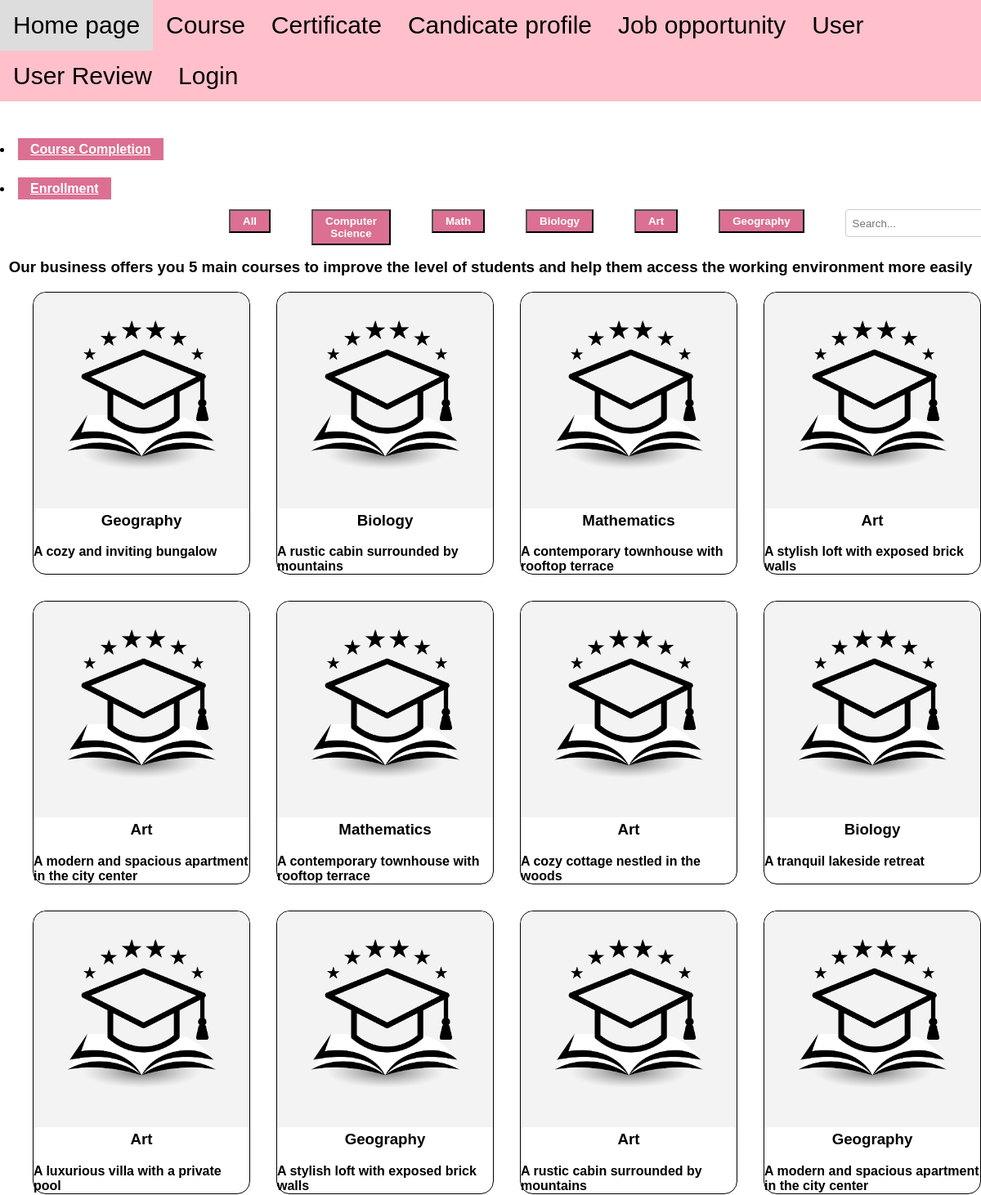
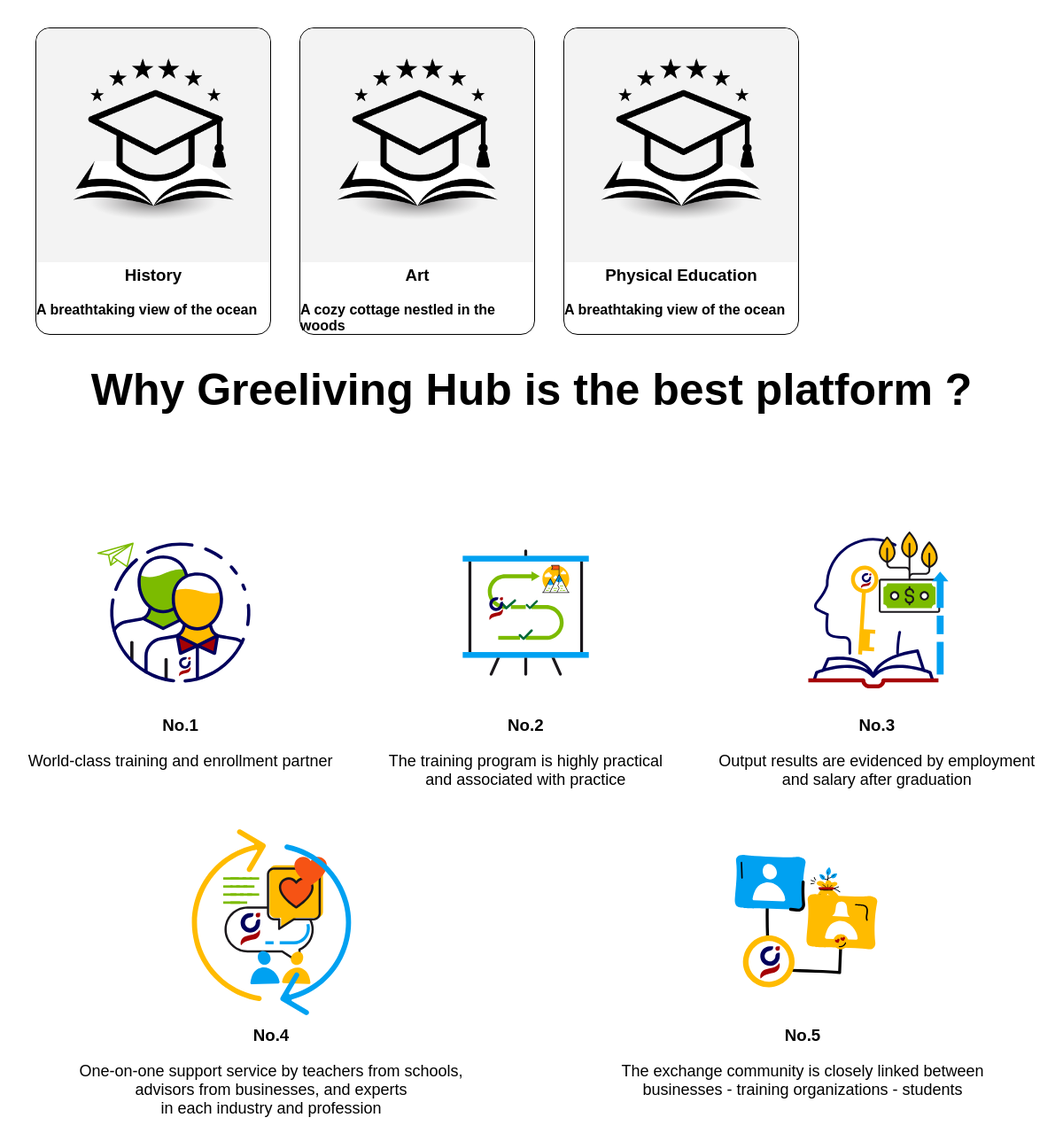
Screenshot of /page/course.php with the database file from the repository (2 pictures, top to bottom).
### tables this page shows
CREATE TABLE `courses` (
  `course_id` int(11) NOT NULL,
  `course_name` varchar(255) NOT NULL,
  `description` text DEFAULT NULL,
  `duration` int(11) DEFAULT NULL,
  `certification_type` varchar(50) DEFAULT NULL,
  `instructor_id` int(11) DEFAULT NULL,
  `price` decimal(10,2) DEFAULT NULL,
  `start_date` date DEFAULT NULL
);

### page/course.php (the view, shortened to what this page needs)
<?php
  include_once('../includes/dbConnect.php');
  if ($_SERVER["REQUEST_METHOD"] == "GET") {
    if (isset($_GET["courseName"]) && $_GET["courseName"] !== "All") {
      $courseName = $_GET["courseName"];
      $sql = "SELECT * FROM courses WHERE course_name = '$courseName'";
    } elseif (isset($_GET["search"]) && !empty($_GET["search"])) {
      $search = $_GET["search"];
      $sql = "SELECT * FROM courses WHERE course_name LIKE '%$search%'";
    } else {
      $sql = "SELECT * FROM courses LIMIT 15";
    }
  }
  $result = mysqli_query($conn, $sql);
  $resultCheck = mysqli_num_rows($result);
?>
<!DOCTYPE html>
<html lang="en">
  <head>
    <link rel="stylesheet" href="../css/web.css" />
  </head>
  <body>
    <div class="taskbar">
      <ul>
          <li class="mucluc"><a href="../index.php">Home page</a></li>
          <li class="mucluc"><a href="course.php">Course</a></li>
          <li class="mucluc"><a href="certificate.php">Certificate</a></li>
          <li class="mucluc"><a href="candicateprofile.php">Candicate profile</a></li>
          <li class="mucluc"><a href="jobopportunity.php"> Job opportunity</a></li>
          <li class="mucluc"><a href="User.php">User</a></li>
          <li class="mucluc"><a href="Userreview.php">User Review</a></li>
          <li class="mucluc"><a href="login.php">Login</a></li>
      </ul>
    </div>
      <div>
        <li style="margin-bottom: 30px; margin-top: 50px"><a class="buttonn" href="coursecompletion.php">Course Completion</a></li>
        <li><a class="buttonn" href="enrollments.php">Enrollment</a></li>
      </div>
    <div class="taskbar-2">
      <form action="course.php" method="get">
        <ul class="sql-task">
          <li><button class="buttonn" type="submit">All</a></li>
          <li><button class="buttonn" type="submit" name="courseName" value="Computer Science">Computer Science</a></li>
          <li><button class="buttonn" type="submit" name="courseName" value="Mathematics">Math</a></li>
          <li><button class="buttonn" type="submit" name="courseName" value="Biology">Biology</a></li>
          <li><button class="buttonn" type="submit" name="courseName" value="Art">Art</a></li>
          <li><button class="buttonn" type="submit" name="courseName" value="Geography">Geography</a></li>
          <input class="search" type="text" name="search" placeholder="Search...">
        </ul>
      </form>
    </div>
    <div class="bcv">
      <h3>Our business offers you 5 main courses to improve the level of students and help them access the working environment more easily</h3>
    </div>
    <ul class="course">
      <?php
      if ($resultCheck > 0) {
        while ($row = mysqli_fetch_assoc($result)) {
      ?>
          <li style='border: solid 1px; border-radius: 1em;'>
            <img style='border-radius: 1em 1em 0 0' src='../image/course.jpg' alt='' width='100%' height='auto' />
            <h3 class="title-name">
              <?php echo $row['course_name']; ?>
            </h3>
            <div class="assignment">
              <?php echo $row['description']; ?>
            </div>
          </li>
      <?php
        }
      }
      ?>
    </ul>
    <div class="bcv">
      <h1>Why Greeliving Hub is the best platform ?</h1>
      <div class="container">
        <div class="sub-container">
          <img src="../image/No.1.svg" alt="" width="225" height="225" />
          <h3 style="text-align: center">No.1</h3>
          <p style="color: black; text-align: center">World-class training and enrollment partner</p>
        </div>
        <div class="sub-container">
          <img src="../image/No.2.svg" alt="" width="225" height="225" />
          <h3 style="text-align: center">No.2</h3>
          <p style="color: black; text-align: center">The training program is highly practical <br>and associated with practice</p>
        </div>
        <div class="sub-container">
          <img src="../image/No.3.svg" alt="" width="225" height="225" />
          <h3 style="text-align: center">No.3</h3>
          <p style="color: black; text-align: center">Output results are evidenced by employment <br>and salary after graduation</p>
        </div>
        <div class="sub-container">
          <img src="../image/No.4.svg" alt="" width="225" height="225" />
          <h3 style="text-align: center">No.4</h3>
          <p style="color: black; text-align: center">One-on-one support service by teachers from schools, <br>advisors from businesses, and experts <br>in each industry and profession</p>
        </div>
        <div class="sub-container">
          <img src="../image/No.5.svg" alt="" width="225" height="225" />
          <h3 style="text-align: center">No.5</h3>
          <p style="color: black; text-align: center">The exchange community is closely linked between <br> businesses - training organizations - students</p>
        </div>
      </div>
    </div>
  </body>
</html>

### css/web.css (style rules this page uses)
body { font-family: Arial, sans-serif; margin: 0; padding: 0; }
.taskbar { background-color:pink; overflow: hidden; display: flex; justify-content: center; }
.taskbar ul { list-style-type: none; margin: 0; padding: 0; }
.taskbar li { float: left; }
.taskbar li a { display: block; color: rgb(0, 0, 0); text-align: center; padding: 14px 16px; text-decoration: none; }
.mucluc { font-size: 30px; }
h1 { text-align: center; font-size: 50px; color: #000000; }
p { font-size: 18px; color: #ffffff; }
.container { margin-top: 100px; margin-bottom: 100px; display: flex; justify-content: space-around; flex-wrap: wrap; }
.sub-container { text-align: center; margin: 20px; }
.sub-container img { max-width: 100%; height: auto; }
.taskbar-2 li { margin-right: 50px; }
h3 { text-align: center; color: #000000; margin-top: 0; }
form { width: 60%; margin: auto; }
.buttonn { padding: 5px 15px; color: white; background-color: palevioletred; font-weight: bolder; }
.course { display: grid; list-style: none; grid-template-columns: repeat(auto-fill, minmax(250px, 1fr)); font-weight: bolder; gap: 2em; }
.sub-container { text-align: center; margin: 10px; }
.sql-task { display: flex; list-style: none; font-weight: bolder; }
.search { padding: 8px; border: 1px solid #ccc; border-radius: 4px; margin-bottom: 10px; width: 200px; box-sizing: border-box; }

### rows the page displays
courses: course_name "Geography", description "A cozy and inviting bungalow"
courses: course_name "Biology", description "A rustic cabin surrounded by mountains"
courses: course_name "Mathematics", description "A contemporary townhouse with rooftop terrace"
courses: course_name "Art", description "A stylish loft with exposed brick walls"
courses: course_name "Art", description "A modern and spacious apartment in the city center"
courses: course_name "Mathematics", description "A contemporary townhouse with rooftop terrace"
courses: course_name "Art", description "A cozy cottage nestled in the woods"
courses: course_name "Biology", description "A tranquil lakeside retreat"
courses: course_name "Art", description "A luxurious villa with a private pool"
courses: course_name "Geography", description "A stylish loft with exposed brick walls"
courses: course_name "Art", description "A rustic cabin surrounded by mountains"
courses: course_name "Geography", description "A modern and spacious apartment in the city center"
courses: course_name "History", description "A breathtaking view of the ocean"
courses: course_name "Art", description "A cozy cottage nestled in the woods"
courses: course_name "Physical Education", description "A breathtaking view of the ocean"
